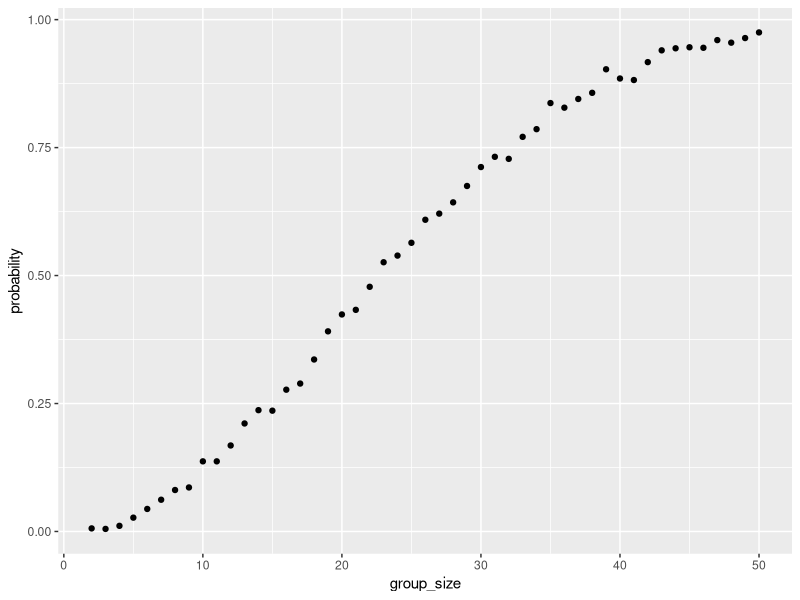

This figure's R source: (Note: this script raises an error after producing the figure.)
## ---- chunk 1
library(tidyverse)
set.seed(1)
## ---- chunk 2
birthday_prob = function(x) {
  
  y = sample(1:365, size = x, replace = TRUE)
  
  duplicate = any(duplicated(y))
  
  return(duplicate)
  
}

#Function check
birthday_prob(10)
birthday_prob(200)

# Plot function
birthday = tibble(
  group_size = 2:50
) |> 
  mutate(
    probability = 
      map(group_size, ~mean(replicate(1000, birthday_prob(.x))) 
  ) |> unlist()
)

birthday |> 
  ggplot(aes(x = group_size, y = probability)) + 
  geom_point()
## ---- chunk 3
subject_files = tibble(
  name = list.files(path = "data", full.names = TRUE)
) |>
  mutate(
    data = map(name, read_csv),
    arm = case_when(
      str_detect(name, "con_") ~ "Control",
      str_detect(name, "exp_") ~ "Experimental"
    ),
    subject_id = basename(name) |>
      str_replace("con_", "") |>
      str_replace("exp_", "") |>
      str_replace(".csv", "")
  )|>
  unnest(cols = data) |>
  pivot_longer(
    cols = starts_with("week"),
    names_to = "week",
    values_to = "observation"
  ) |>
  mutate(
  week = as.numeric(str_replace(week, "week_", ""))
  ) |>
  select(subject_id, arm, week, observation)

#subject_files |> 
 # ggplot(aes(x = ))
